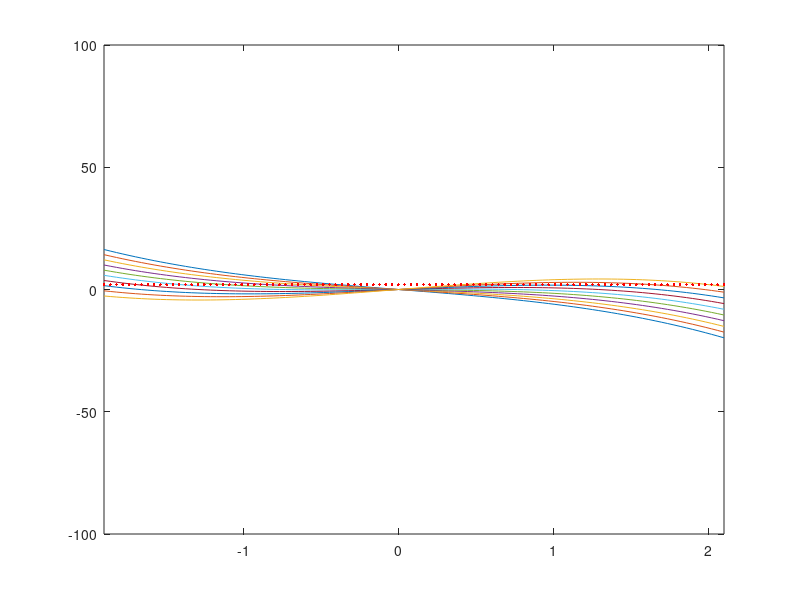
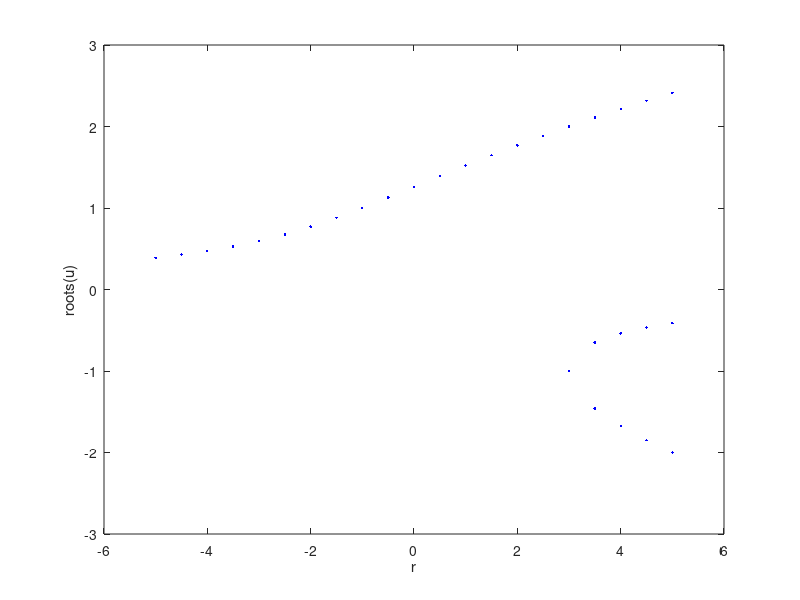
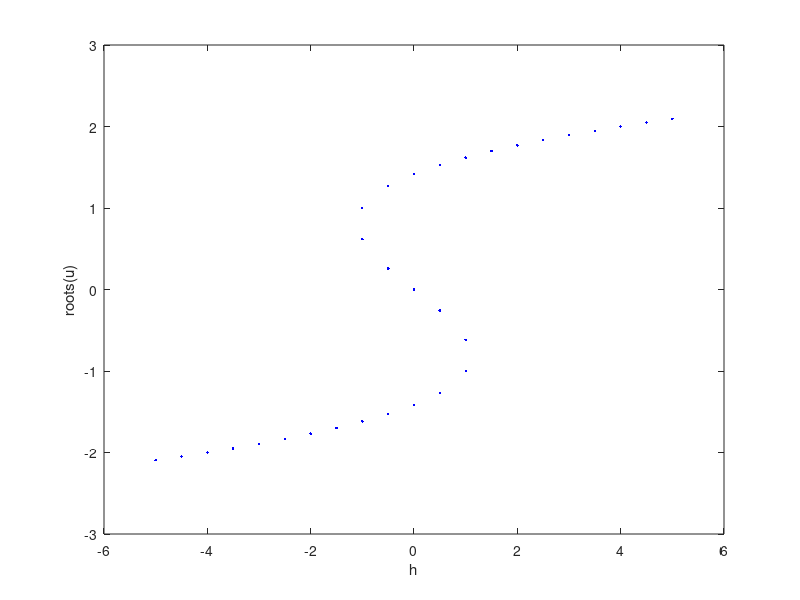
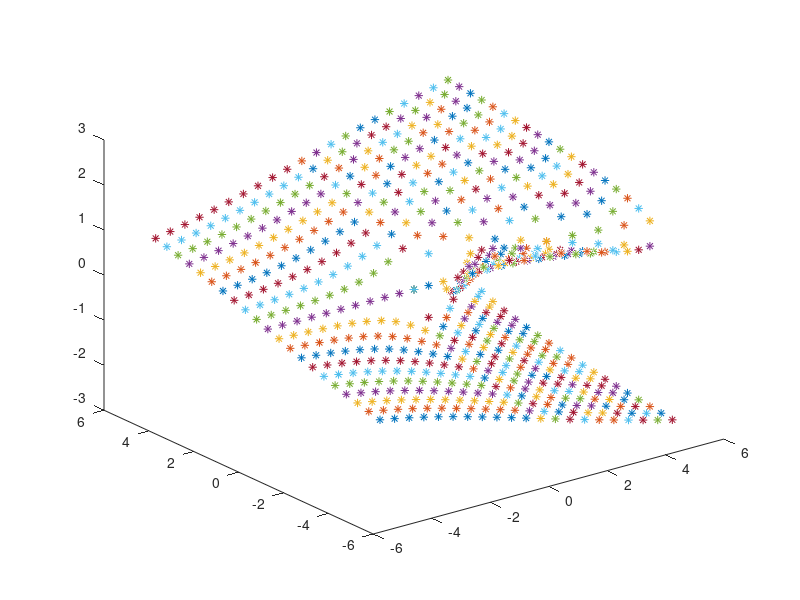

The MATLAB source for these figures, in order:
clear
%% globals
%small values
%setArray = 0.1; %<--has to be pos!
%setParam = 0.001;
%step = 0.0001

%big values
setArray = 5; %<--has to be pos!
setParam = 2;
step = 0.5;


%% ----------------------- find the zeros ---------------------------------

maxR = setArray;
h = setParam;

figure(1)
x = linspace(-setParam+0.1,setParam+0.1,100);
for r = linspace(-maxR,maxR,10)
    y = -x.^3 + r.*x;
    plot(x,y);
    hold on;
end
plot(x,h,'r.');
hold off;
axis([min(x),max(x),-100,100])

coeff = [-1 0 r h];
rootVec = roots(coeff)

%% ------------------------plotting r with const parameter h---------------
figure(2)
h = setParam;

for r = -maxR:step:maxR
    coeff = [-1 0 r h];
    rootVec = roots(coeff);
    for i = 1:length(rootVec)
        if isreal(rootVec(i))
            plot(r,rootVec(i),'b.')
            
        end
    end
    hold on;
end
xlabel('r')
ylabel('roots(u)')
hold off;


%% ------------------------plotting h with const parameter r --------------- 
maxh = setArray;
r = setParam;

figure(3)
for h = -maxh:step:maxh
    coeff = [-1 0 r h];
    rootVec = roots(coeff);
    for i = 1:length(rootVec)
        if isreal(rootVec(i))
            plot(h,rootVec(i),'b.')
        end
    end
    hold on;
end
xlabel('h')
ylabel('roots(u)')
hold off;

%% ------------------------plotting 3d rhx plot--------------------------- 
figure(4)
r = -maxR:step:maxR;
h = -maxh:step:maxh;
rootMat = zeros(length(r),length(h),3);
lengthMat = zeros(length(r),length(h));

for i = 1:length(r)
    for j = 1:length(h)
        coeff = [-1 0 r(i) h(j)];
        rootVec = roots(coeff);
        for k = 1:length(rootVec)
                    if isreal(rootVec(k))
                        rootMat(i,j,k) = real(rootVec(k)); 
                        plot3(r(i),h(j),rootVec(k),'*');
                        hold on;
                    end
                
        end
        lengthMat(i,j) = norm(rootVec(k));
    end
end




